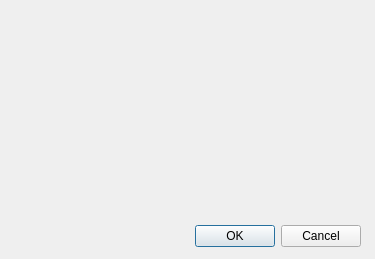
<?xml version="1.0" encoding="UTF-8"?>
<ui version="4.0">
 <class>Dialog</class>
 <widget class="QDialog" name="Dialog">
  <property name="geometry">
   <rect>
    <x>0</x>
    <y>0</y>
    <width>375</width>
    <height>259</height>
   </rect>
  </property>
  <property name="windowTitle">
   <string>Dialog</string>
  </property>
  <widget class="QDialogButtonBox" name="buttonBox">
   <property name="geometry">
    <rect>
     <x>20</x>
     <y>220</y>
     <width>341</width>
     <height>32</height>
    </rect>
   </property>
   <property name="orientation">
    <enum>Qt::Horizontal</enum>
   </property>
   <property name="standardButtons">
    <set>QDialogButtonBox::Cancel|QDialogButtonBox::Ok</set>
   </property>
  </widget>
 </widget>
 <resources/>
 <connections>
  <connection>
   <sender>buttonBox</sender>
   <signal>accepted()</signal>
   <receiver>Dialog</receiver>
   <slot>accept()</slot>
   <hints>
    <hint type="sourcelabel">
     <x>248</x>
     <y>254</y>
    </hint>
    <hint type="destinationlabel">
     <x>157</x>
     <y>274</y>
    </hint>
   </hints>
  </connection>
  <connection>
   <sender>buttonBox</sender>
   <signal>rejected()</signal>
   <receiver>Dialog</receiver>
   <slot>reject()</slot>
   <hints>
    <hint type="sourcelabel">
     <x>316</x>
     <y>260</y>
    </hint>
    <hint type="destinationlabel">
     <x>286</x>
     <y>274</y>
    </hint>
   </hints>
  </connection>
 </connections>
</ui>
